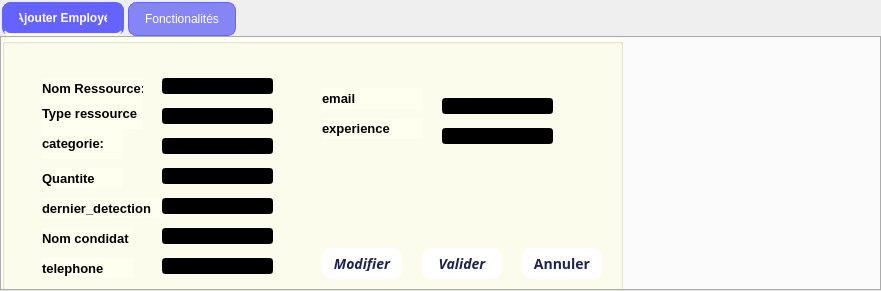
   <widget class="QTabWidget" name="tabWidget">
    <property name="geometry">
     <rect>
      <x>200</x>
      <y>0</y>
      <width>881</width>
      <height>291</height>
     </rect>
    </property>
    <property name="styleSheet">
     <string notr="true">/* Style the entire TabWidget */
background-color: rgb(255, 255, 255);
QTabWidget::pane {
    background: white; /* Background of the tab widget */
    border: 2px solid #A9A8FF;
    border-radius: 10px;
}

/* Style for the Tab Bar (tab headers) */
QTabBar::tab {
    background: #8685F5; /* Default tab background */
    color: white; /* Text color */
    padding: 8px 16px;
    border-radius: 8px;
    margin: 2px;
    border: 1px solid #6563FF;
}

/* Selected Tab */
QTabBar::tab:selected {
    background: #6563FF; /* Active tab color */
    font-weight: bold;
    border-bottom: 3px solid white;
}

/* Hover effect on tabs */
QTabBar::tab:hover {
    background: #7A79FF;
}

/* Disabled tabs */
QTabBar::tab:disabled {
    background: #D3D3D3;
    color: gray;
}
</string>
    </property>
    <property name="currentIndex">
     <number>0</number>
    </property>
    <widget class="QWidget" name="widget">
     <attribute name="title">
      <string>Ajouter Employé</string>
     </attribute>
     <widget class="QGroupBox" name="horizontalGroupBox">
      <property name="geometry">
       <rect>
        <x>0</x>
        <y>0</y>
        <width>621</width>
        <height>271</height>
       </rect>
      </property>
      <property name="contextMenuPolicy">
       <enum>Qt::ContextMenuPolicy::CustomContextMenu</enum>
      </property>
      <property name="styleSheet">
       <string notr="true">  background-color: rgb(255, 255, 240);</string>
      </property>
      <widget class="QLabel" name="label_3">
       <property name="geometry">
        <rect>
         <x>40</x>
         <y>40</y>
         <width>101</width>
         <height>21</height>
        </rect>
       </property>
       <property name="styleSheet">
        <string notr="true">color: rgb(0, 0, 0);
 font-size: 13px;
    font-weight: bold;
    font-family: &quot;Poppins&quot;;</string>
       </property>
       <property name="text">
        <string>Nom Ressource:</string>
       </property>
      </widget>
      <widget class="QLineEdit" name="nomResourceInput">
       <property name="geometry">
        <rect>
         <x>160</x>
         <y>40</y>
         <width>111</width>
         <height>16</height>
        </rect>
       </property>
       <property name="styleSheet">
        <string notr="true">background-color: rgb(0, 0, 0);</string>
       </property>
      </widget>
      <widget class="QLabel" name="label_4">
       <property name="geometry">
        <rect>
         <x>40</x>
         <y>60</y>
         <width>101</width>
         <height>31</height>
        </rect>
       </property>
       <property name="styleSheet">
        <string notr="true">color: rgb(0, 0, 0);
 font-size: 13px;
    font-weight: bold;
    font-family: &quot;Poppins&quot;;</string>
       </property>
       <property name="text">
        <string>Type ressource</string>
       </property>
      </widget>
      <widget class="QLabel" name="label_6">
       <property name="geometry">
        <rect>
         <x>40</x>
         <y>90</y>
         <width>81</width>
         <height>31</height>
        </rect>
       </property>
       <property name="styleSheet">
        <string notr="true">color: rgb(0, 0, 0);
 font-size: 13px;
    font-weight: bold;
    font-family: &quot;Poppins&quot;;</string>
       </property>
       <property name="text">
        <string>categorie:</string>
       </property>
      </widget>
      <widget class="QLabel" name="label_7">
       <property name="geometry">
        <rect>
         <x>40</x>
         <y>130</y>
         <width>81</width>
         <height>20</height>
        </rect>
       </property>
       <property name="styleSheet">
        <string notr="true">color: rgb(0, 0, 0);
 font-size: 13px;
    font-weight: bold;
    font-family: &quot;Poppins&quot;;</string>
       </property>
       <property name="text">
        <string>Quantite</string>
       </property>
      </widget>
      <widget class="QLineEdit" name="typeResourceInput">
       <property name="geometry">
        <rect>
         <x>160</x>
         <y>70</y>
         <width>111</width>
         <height>16</height>
        </rect>
       </property>
       <property name="styleSheet">
        <string notr="true">background-color: rgb(0, 0, 0);</string>
       </property>
      </widget>
      <widget class="QLineEdit" name="categorieResourceInput">
       <property name="geometry">
        <rect>
         <x>160</x>
         <y>100</y>
         <width>111</width>
         <height>16</height>
        </rect>
       </property>
       <property name="styleSheet">
        <string notr="true">background-color: rgb(0, 0, 0);</string>
       </property>
      </widget>
      <widget class="QLineEdit" name="quantiteResourceInput">
       <property name="geometry">
        <rect>
         <x>160</x>
         <y>130</y>
         <width>111</width>
         <height>16</height>
        </rect>
       </property>
       <property name="styleSheet">
        <string notr="true">background-color: rgb(0, 0, 0);</string>
       </property>
      </widget>
      <widget class="QPushButton" name="pushButton_11">
       <property name="geometry">
        <rect>
         <x>420</x>
         <y>210</y>
         <width>80</width>
         <height>31</height>
        </rect>
       </property>
       <property name="font">
        <font>
         <family>Tw Cen MT</family>
         <pointsize>-1</pointsize>
         <italic>true</italic>
         <bold>true</bold>
        </font>
       </property>
       <property name="styleSheet">
        <string notr="true">  background-color: #FFFFFF;
  
    color: #1E2350;
    border-radius: 10px;
    font-size: 14px;
    padding: 8px;</string>
       </property>
       <property name="text">
        <string>Valider</string>
       </property>
      </widget>
      <widget class="QPushButton" name="pushButton_12">
       <property name="geometry">
        <rect>
         <x>520</x>
         <y>210</y>
         <width>80</width>
         <height>31</height>
        </rect>
       </property>
       <property name="font">
        <font>
         <family>Tw Cen MT</family>
         <pointsize>-1</pointsize>
         <bold>true</bold>
        </font>
       </property>
       <property name="styleSheet">
        <string notr="true">  background-color: #FFFFFF;
    color: #1E2350;
    border-radius: 10px;
    font-size: 14px;
    padding: 8px;</string>
       </property>
       <property name="text">
        <string>Annuler</string>
       </property>
      </widget>
      <widget class="QLabel" name="label_9">
       <property name="geometry">
        <rect>
         <x>40</x>
         <y>160</y>
         <width>121</width>
         <height>20</height>
        </rect>
       </property>
       <property name="styleSheet">
        <string notr="true">color: rgb(0, 0, 0);
 font-size: 13px;
    font-weight: bold;
    font-family: &quot;Poppins&quot;;</string>
       </property>
       <property name="text">
        <string>dernier_detection</string>
       </property>
      </widget>
      <widget class="QLineEdit" name="dernierDetectionInput">
       <property name="geometry">
        <rect>
         <x>160</x>
         <y>160</y>
         <width>111</width>
         <height>16</height>
        </rect>
       </property>
       <property name="styleSheet">
        <string notr="true">background-color: rgb(0, 0, 0);</string>
       </property>
      </widget>
      <widget class="QLabel" name="label_12">
       <property name="geometry">
        <rect>
         <x>40</x>
         <y>220</y>
         <width>91</width>
         <height>20</height>
        </rect>
       </property>
       <property name="styleSheet">
        <string notr="true">color: rgb(0, 0, 0);
 font-size: 13px;
    font-weight: bold;
    font-family: &quot;Poppins&quot;;</string>
       </property>
       <property name="text">
        <string>telephone</string>
       </property>
      </widget>
      <widget class="QLabel" name="label_10">
       <property name="geometry">
        <rect>
         <x>40</x>
         <y>190</y>
         <width>91</width>
         <height>20</height>
        </rect>
       </property>
       <property name="styleSheet">
        <string notr="true">color: rgb(0, 0, 0);
 font-size: 13px;
    font-weight: bold;
    font-family: &quot;Poppins&quot;;</string>
       </property>
       <property name="text">
        <string>Nom condidat</string>
       </property>
      </widget>
      <widget class="QLineEdit" name="nomCandidatInput">
       <property name="geometry">
        <rect>
         <x>160</x>
         <y>190</y>
         <width>111</width>
         <height>16</height>
        </rect>
       </property>
       <property name="styleSheet">
        <string notr="true">background-color: rgb(0, 0, 0);</string>
       </property>
      </widget>
      <widget class="QPushButton" name="pushButton_18">
       <property name="geometry">
        <rect>
         <x>320</x>
         <y>210</y>
         <width>80</width>
         <height>31</height>
        </rect>
       </property>
       <property name="font">
        <font>
         <family>Tw Cen MT</family>
         <pointsize>-1</pointsize>
         <italic>true</italic>
         <bold>true</bold>
        </font>
       </property>
       <property name="styleSheet">
        <string notr="true">  background-color: #FFFFFF;
  
    color: #1E2350;
    border-radius: 10px;
    font-size: 14px;
    padding: 8px;</string>
       </property>
       <property name="text">
        <string>Modifier</string>
       </property>
      </widget>
      <widget class="QLineEdit" name="telephoneResourceInput">
       <property name="geometry">
        <rect>
         <x>160</x>
         <y>220</y>
         <width>111</width>
         <height>16</height>
        </rect>
       </property>
       <property name="styleSheet">
        <string notr="true">background-color: rgb(0, 0, 0);</string>
       </property>
      </widget>
      <widget class="QLabel" name="label_5">
       <property name="geometry">
        <rect>
         <x>320</x>
         <y>50</y>
         <width>101</width>
         <height>21</height>
        </rect>
       </property>
       <property name="styleSheet">
        <string notr="true">color: rgb(0, 0, 0);
 font-size: 13px;
    font-weight: bold;
    font-family: &quot;Poppins&quot;;</string>
       </property>
       <property name="text">
        <string>email</string>
       </property>
      </widget>
      <widget class="QLineEdit" name="emailResourceInput">
       <property name="geometry">
        <rect>
         <x>440</x>
         <y>60</y>
         <width>111</width>
         <height>16</height>
        </rect>
       </property>
       <property name="styleSheet">
        <string notr="true">background-color: rgb(0, 0, 0);</string>
       </property>
      </widget>
      <widget class="QLineEdit" name="experienceResourceInput">
       <property name="geometry">
        <rect>
         <x>440</x>
         <y>90</y>
         <width>111</width>
         <height>16</height>
        </rect>
       </property>
       <property name="styleSheet">
        <string notr="true">background-color: rgb(0, 0, 0);</string>
       </property>
      </widget>
      <widget class="QLabel" name="label_13">
       <property name="geometry">
        <rect>
         <x>320</x>
         <y>80</y>
         <width>101</width>
         <height>21</height>
        </rect>
       </property>
       <property name="styleSheet">
        <string notr="true">color: rgb(0, 0, 0);
 font-size: 13px;
    font-weight: bold;
    font-family: &quot;Poppins&quot;;</string>
       </property>
       <property name="text">
        <string>experience</string>
       </property>
      </widget>
      <zorder>label_3</zorder>
      <zorder>label_4</zorder>
      <zorder>label_6</zorder>
      <zorder>label_7</zorder>
      <zorder>pushButton_11</zorder>
      <zorder>pushButton_12</zorder>
      <zorder>nomResourceInput</zorder>
      <zorder>typeResourceInput</zorder>
      <zorder>categorieResourceInput</zorder>
      <zorder>quantiteResourceInput</zorder>
      <zorder>label_9</zorder>
      <zorder>dernierDetectionInput</zorder>
      <zorder>label_12</zorder>
      <zorder>label_10</zorder>
      <zorder>nomCandidatInput</zorder>
      <zorder>pushButton_18</zorder>
      <zorder>telephoneResourceInput</zorder>
      <zorder>label_5</zorder>
      <zorder>emailResourceInput</zorder>
      <zorder>experienceResourceInput</zorder>
      <zorder>label_13</zorder>
     </widget>
    </widget>
    <widget class="QWidget" name="tab_6">
     <attribute name="title">
      <string>Fonctionalités</string>
     </attribute>
    </widget>
   </widget>
